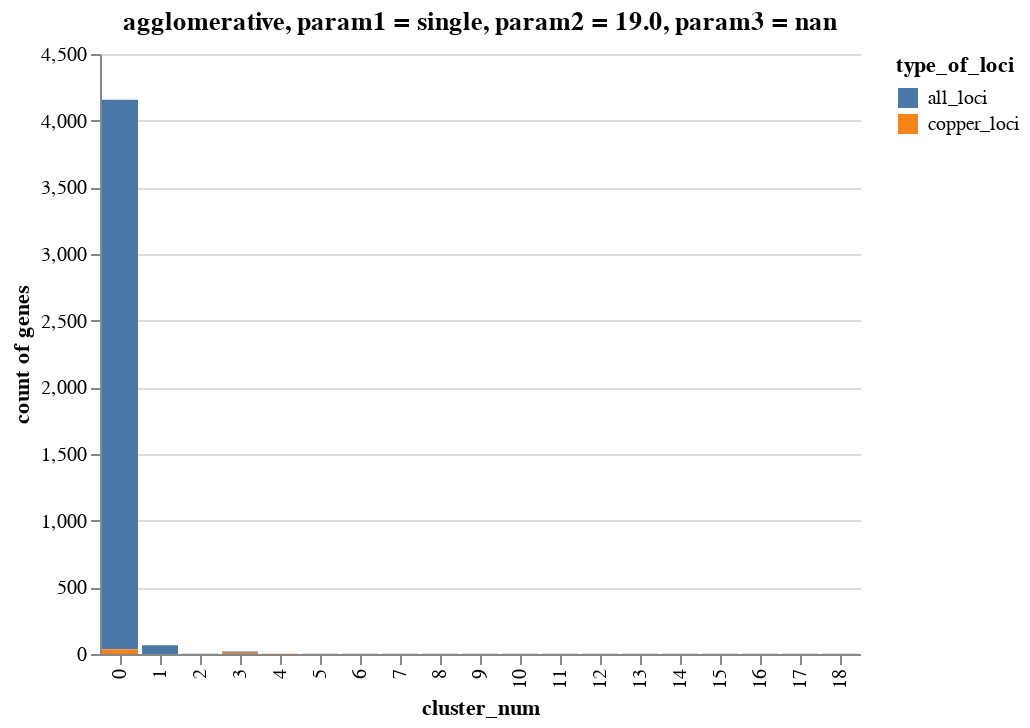
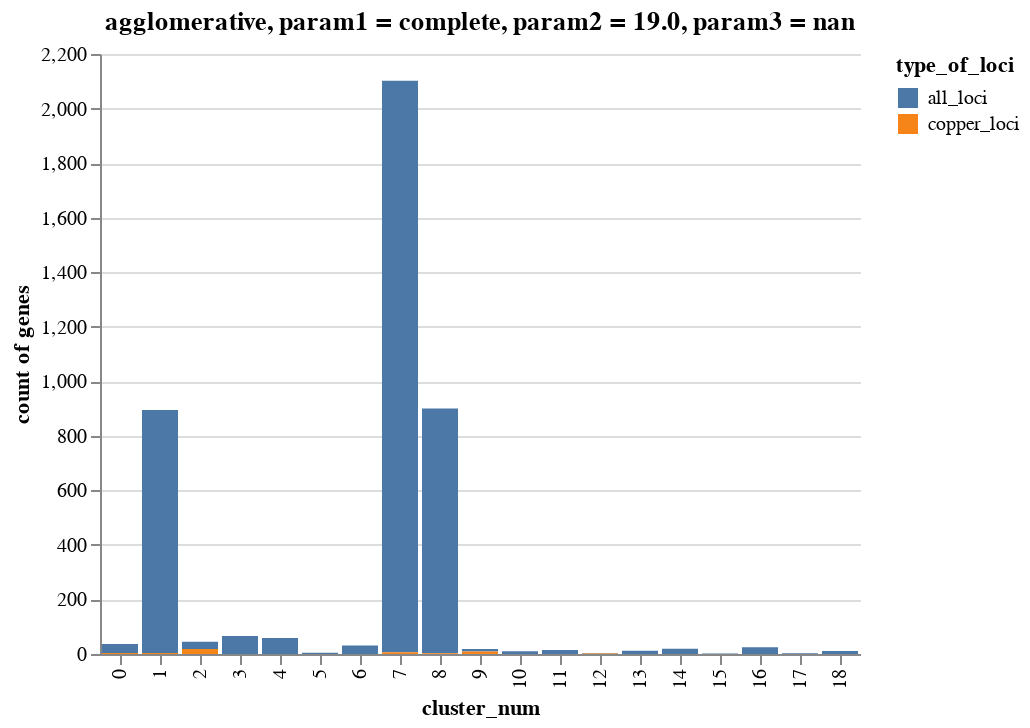
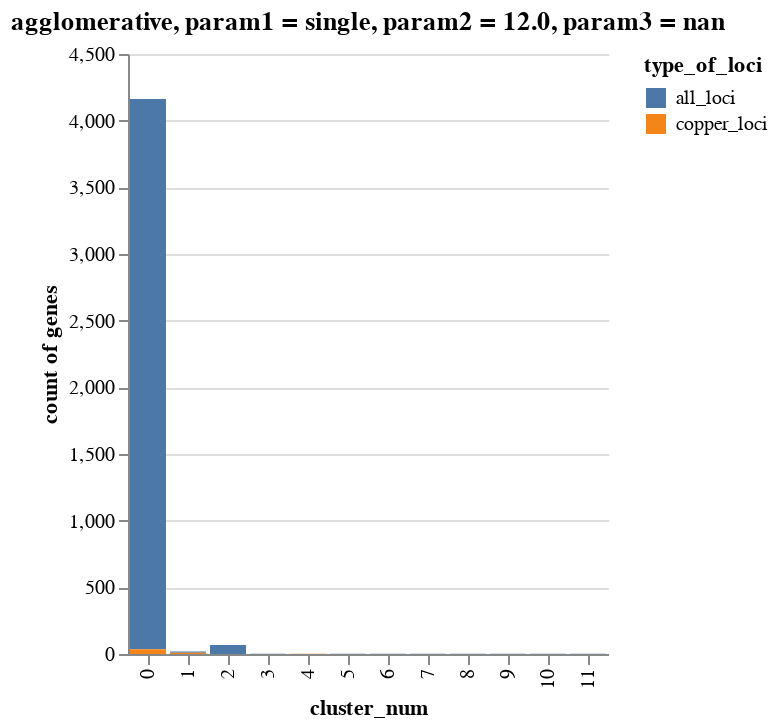

Notebook cell for these charts, in order:
### Code cell
for num, list_labels in enumerate(df_ideal_labels.labels): 
    
    method = df_ideal_labels.iloc[num]["method"]
    param1 = df_ideal_labels.iloc[num]["param1"]
    param2 = df_ideal_labels.iloc[num]["param2"]
    param3 = df_ideal_labels.iloc[num]["param3"]
    
    title = str(method) + ", param1 = " + str(param1) + ", param2 = " +str(param2)  + ", param3 = " + str(param3) 
    
    
    method_label = pd.Series(df_ideal_labels.labels[num], index = labels_ordered)
    df_method_label = pd.DataFrame(method_label)
    df_method_label.columns = ['cluster_num']
    df_method_label = df_method_label.sort_values('cluster_num')
    df_method_label = df_method_label.reset_index()
    
    method_cluster_composition = pd.Series(df_method_label.groupby("cluster_num")["locus_tag"].apply(list).to_dict())
    
    buckets_copper = []
    counts_buckets_copper = []

    for num, cluster in enumerate(method_cluster_composition): 
        buckets_copper.append([num, cluster, list(set(copper_genes) & set(cluster))])
        counts_buckets_copper.append([num, len(cluster), len(list(set(copper_genes) & set(cluster)))])

    df_buckets_copper = pd.DataFrame(buckets_copper)
    df_buckets_copper.columns = ["cluster_num", "all_loci", "copper_loci"]

    df_counts_buckets_copper = pd.DataFrame(counts_buckets_copper)
    df_counts_buckets_copper.columns = ["cluster_num", "all_loci", "copper_loci"]
    
        
    df_melt_buckets_copper = df_buckets_copper.melt(id_vars = "cluster_num", value_vars = ["all_loci", "copper_loci"])
    df_melt_buckets_copper.columns = ["cluster_num", "type_of_loci", "genes"]
    
    df_melt_counts_buckets_copper = df_counts_buckets_copper.melt(id_vars = "cluster_num", value_vars = ["all_loci", "copper_loci"])
    df_melt_counts_buckets_copper.columns = ["cluster_num", "type_of_loci", "gene_count"]
    
    
    
    
    df_melt_buckets_copper["gene_counts"] = df_melt_counts_buckets_copper["gene_count"]



    g = alt.Chart(df_melt_buckets_copper).mark_bar().encode(
    x=alt.X('cluster_num:N'),
    y=alt.Y('gene_counts:Q', title='count of genes'), #, scale = alt.Scale(type = "symlog")),
    color='type_of_loci',
    tooltip=['genes', 'gene_counts']
    ).configure_view(
    stroke='transparent'
    ).interactive()
    
    g.title = title
    g.display()
    
    save_location = 'plots/copper_cluster_verification/' + title.replace(" ", "_") + ".html"
    g.save(save_location, embed_options={'renderer':'svg'})

### Figure 1 — Vega-Lite specification as saved in the notebook (floating-point values rounded to 4 significant figures; data arrays with more than 128 entries replaced by an {"elided": "..."} marker saying what was removed)
{"config": {"view": {"continuousWidth": 400, "continuousHeight": 300, "stroke": "transparent"}}, "data": {"name": "data-f165200dbc0e8fd78dd3fa8bebbfa698"}, "mark": "bar", "encoding": {"color": {"type": "nominal", "field": "type_of_loci"}, "tooltip": [{"type": "nominal", "field": "genes"}, {"type": "quantitative", "field": "gene_counts"}], "x": {"type": "nominal", "field": "cluster_num"}, "y": {"type": "quantitative", "field": "gene_counts", "title": "count of genes"}}, "selection": {"selector463": {"type": "interval", "bind": "scales", "encodings": ["x", "y"]}}, "title": "agglomerative, param1 = single, param2 = 19.0, param3 = nan", "$schema": "https://vega.github.io/schema/vega-lite/v4.8.1.json", "datasets": {"data-f165200dbc0e8fd78dd3fa8bebbfa698": [{"cluster_num": 0, "type_of_loci": "all_loci", "genes": {"elided": "4121 str values"}, "gene_counts": 4121}, {"cluster_num": 1, "type_of_loci": "all_loci", "genes": ["EQU24_RS11115", "EQU24_RS01305", "EQU24_RS02755", "EQU24_RS14960", "EQU24_RS09300", "EQU24_RS05785", "EQU24_RS19045", "EQU24_RS04130", "EQU24_RS16560", "EQU24_RS06885", "EQU24_RS02750", "EQU24_RS06860", "EQU24_RS02745", "EQU24_RS02740", "EQU24_RS05675", "EQU24_RS02735", "EQU24_RS09560", "EQU24_RS01450", "EQU24_RS04230", "EQU24_RS00205", "EQU24_RS20615", "EQU24_RS17885", "EQU24_RS08045", "EQU24_RS01445", "EQU24_RS18855", "EQU24_RS17670", "EQU24_RS12820", "EQU24_RS12825", "EQU24_RS19655", "EQU24_RS12090", "EQU24_RS00625", "EQU24_RS00630", "EQU24_RS00635", "EQU24_RS00640", "EQU24_RS00645", "EQU24_RS06200", "EQU24_RS12810", "EQU24_RS09050", "EQU24_RS17185", "EQU24_RS08835", "EQU24_RS08845", "EQU24_RS08850", "EQU24_RS08860", "EQU24_RS18390", "EQU24_RS18395", "EQU24_RS03550", "EQU24_RS06390", "EQU24_RS13045", "EQU24_RS07485", "EQU24_RS03465", "EQU24_RS20230", "EQU24_RS16985", "EQU24_RS01215", "EQU24_RS18850", "EQU24_RS21585", "EQU24_RS21590", "EQU24_RS18845", "EQU24_RS21600", "EQU24_RS12805", "EQU24_RS18840", "EQU24_RS21605", "EQU24_RS21615", "EQU24_RS21620", "EQU24_RS18835", "EQU24_RS16040", "EQU24_RS11380"], "gene_counts": 66}, {"cluster_num": 2, "type_of_loci": "all_loci", "genes": ["EQU24_RS14130", "EQU24_RS14125"], "gene_counts": 2}, {"cluster_num": 3, "type_of_loci": "all_loci", "genes": ["EQU24_RS05900", "EQU24_RS05895", "EQU24_RS05890", "EQU24_RS05905", "EQU24_RS05885", "EQU24_RS05910", "EQU24_RS05925", "EQU24_RS05920", "EQU24_RS05915"], "gene_counts": 9}, {"cluster_num": 4, "type_of_loci": "all_loci", "genes": ["EQU24_RS19520"], "gene_counts": 1}, {"cluster_num": 5, "type_of_loci": "all_loci", "genes": ["EQU24_RS17665"], "gene_counts": 1}, {"cluster_num": 6, "type_of_loci": "all_loci", "genes": ["EQU24_RS12140"], "gene_counts": 1}, {"cluster_num": 7, "type_of_loci": "all_loci", "genes": ["EQU24_RS12145"], "gene_counts": 1}, {"cluster_num": 8, "type_of_loci": "all_loci", "genes": ["EQU24_RS20950"], "gene_counts": 1}, {"cluster_num": 9, "type_of_loci": "all_loci", "genes": ["EQU24_RS04160"], "gene_counts": 1}, {"cluster_num": 10, "type_of_loci": "all_loci", "genes": ["EQU24_RS09835"], "gene_counts": 1}, {"cluster_num": 11, "type_of_loci": "all_loci", "genes": ["EQU24_RS08705"], "gene_counts": 1}, {"cluster_num": 12, "type_of_loci": "all_loci", "genes": ["EQU24_RS10780"], "gene_counts": 1}, {"cluster_num": 13, "type_of_loci": "all_loci", "genes": ["EQU24_RS11915"], "gene_counts": 1}, {"cluster_num": 14, "type_of_loci": "all_loci", "genes": ["EQU24_RS00940"], "gene_counts": 1}, {"cluster_num": 15, "type_of_loci": "all_loci", "genes": ["EQU24_RS11910"], "gene_counts": 1}, {"cluster_num": 16, "type_of_loci": "all_loci", "genes": ["EQU24_RS03040"], "gene_counts": 1}, {"cluster_num": 17, "type_of_loci": "all_loci", "genes": ["EQU24_RS14140"], "gene_counts": 1}, {"cluster_num": 18, "type_of_loci": "all_loci", "genes": ["EQU24_RS20610"], "gene_counts": 1}, {"cluster_num": 0, "type_of_loci": "copper_loci", "genes": ["EQU24_RS04725", "EQU24_RS19480", "EQU24_RS19445", "EQU24_RS19465", "EQU24_RS19505", "EQU24_RS01835", "EQU24_RS19485", "EQU24_RS02555", "EQU24_RS05865", "EQU24_RS19460", "EQU24_RS05870", "EQU24_RS19515", "EQU24_RS19495", "EQU24_RS19510", "EQU24_RS21000", "EQU24_RS15800", "EQU24_RS21005", "EQU24_RS19450", "EQU24_RS19475", "EQU24_RS00670", "EQU24_RS19490", "EQU24_RS19455", "EQU24_RS01900", "EQU24_RS05880", "EQU24_RS19170", "EQU24_RS01840", "EQU24_RS19500", "EQU24_RS00675", "EQU24_RS19470", "EQU24_RS19315", "EQU24_RS19310", "EQU24_RS10650", "EQU24_RS02325", "EQU24_RS10665", "EQU24_RS19305", "EQU24_RS16960"], "gene_counts": 36}, {"cluster_num": 1, "type_of_loci": "copper_loci", "genes": [], "gene_counts": 0}, {"cluster_num": 2, "type_of_loci": "copper_loci", "genes": [], "gene_counts": 0}, {"cluster_num": 3, "type_of_loci": "copper_loci", "genes": ["EQU24_RS05885", "EQU24_RS05900", "EQU24_RS05910", "EQU24_RS05895", "EQU24_RS05920", "EQU24_RS05915", "EQU24_RS05925", "EQU24_RS05890", "EQU24_RS05905"], "gene_counts": 9}, {"cluster_num": 4, "type_of_loci": "copper_loci", "genes": ["EQU24_RS19520"], "gene_counts": 1}, {"cluster_num": 5, "type_of_loci": "copper_loci", "genes": [], "gene_counts": 0}, {"cluster_num": 6, "type_of_loci": "copper_loci", "genes": [], "gene_counts": 0}, {"cluster_num": 7, "type_of_loci": "copper_loci", "genes": [], "gene_counts": 0}, {"cluster_num": 8, "type_of_loci": "copper_loci", "genes": [], "gene_counts": 0}, {"cluster_num": 9, "type_of_loci": "copper_loci", "genes": [], "gene_counts": 0}, {"cluster_num": 10, "type_of_loci": "copper_loci", "genes": [], "gene_counts": 0}, {"cluster_num": 11, "type_of_loci": "copper_loci", "genes": [], "gene_counts": 0}, {"cluster_num": 12, "type_of_loci": "copper_loci", "genes": [], "gene_counts": 0}, {"cluster_num": 13, "type_of_loci": "copper_loci", "genes": [], "gene_counts": 0}, {"cluster_num": 14, "type_of_loci": "copper_loci", "genes": [], "gene_counts": 0}, {"cluster_num": 15, "type_of_loci": "copper_loci", "genes": [], "gene_counts": 0}, {"cluster_num": 16, "type_of_loci": "copper_loci", "genes": [], "gene_counts": 0}, {"cluster_num": 17, "type_of_loci": "copper_loci", "genes": [], "gene_counts": 0}, {"cluster_num": 18, "type_of_loci": "copper_loci", "genes": [], "gene_counts": 0}]}}

### Figure 2 — Vega-Lite specification as saved in the notebook (floating-point values rounded to 4 significant figures; data arrays with more than 128 entries replaced by an {"elided": "..."} marker saying what was removed)
{"config": {"view": {"continuousWidth": 400, "continuousHeight": 300, "stroke": "transparent"}}, "data": {"name": "data-be3b772b0ec1b61d8ab07521d2365f27"}, "mark": "bar", "encoding": {"color": {"type": "nominal", "field": "type_of_loci"}, "tooltip": [{"type": "nominal", "field": "genes"}, {"type": "quantitative", "field": "gene_counts"}], "x": {"type": "nominal", "field": "cluster_num"}, "y": {"type": "quantitative", "field": "gene_counts", "title": "count of genes"}}, "selection": {"selector464": {"type": "interval", "bind": "scales", "encodings": ["x", "y"]}}, "title": "agglomerative, param1 = complete, param2 = 19.0, param3 = nan", "$schema": "https://vega.github.io/schema/vega-lite/v4.8.1.json", "datasets": {"data-be3b772b0ec1b61d8ab07521d2365f27": [{"cluster_num": 0, "type_of_loci": "all_loci", "genes": ["EQU24_RS10655", "EQU24_RS10550", "EQU24_RS10555", "EQU24_RS02325", "EQU24_RS10560", "EQU24_RS10565", "EQU24_RS10570", "EQU24_RS10580", "EQU24_RS10585", "EQU24_RS10590", "EQU24_RS10595", "EQU24_RS10600", "EQU24_RS10605", "EQU24_RS10610", "EQU24_RS10615", "EQU24_RS10620", "EQU24_RS10625", "EQU24_RS10630", "EQU24_RS10635", "EQU24_RS10640", "EQU24_RS10645", "EQU24_RS10650", "EQU24_RS10660", "EQU24_RS10665", "EQU24_RS10545", "EQU24_RS10540", "EQU24_RS10575", "EQU24_RS10520", "EQU24_RS00670", "EQU24_RS10525", "EQU24_RS10530", "EQU24_RS10535", "EQU24_RS10515"], "gene_counts": 33}, {"cluster_num": 1, "type_of_loci": "all_loci", "genes": {"elided": "891 str values"}, "gene_counts": 891}, {"cluster_num": 2, "type_of_loci": "all_loci", "genes": ["EQU24_RS19480", "EQU24_RS07680", "EQU24_RS00940", "EQU24_RS19470", "EQU24_RS19465", "EQU24_RS19460", "EQU24_RS19475", "EQU24_RS19505", "EQU24_RS07670", "EQU24_RS19500", "EQU24_RS17000", "EQU24_RS07675", "EQU24_RS21000", "EQU24_RS17005", "EQU24_RS19485", "EQU24_RS17015", "EQU24_RS19455", "EQU24_RS19490", "EQU24_RS19450", "EQU24_RS19445", "EQU24_RS15800", "EQU24_RS16995", "EQU24_RS19495", "EQU24_RS21005", "EQU24_RS01900", "EQU24_RS19510", "EQU24_RS17010"], "gene_counts": 27}, {"cluster_num": 3, "type_of_loci": "all_loci", "genes": ["EQU24_RS17185", "EQU24_RS18835", "EQU24_RS18840", "EQU24_RS00625", "EQU24_RS04130", "EQU24_RS16040", "EQU24_RS00630", "EQU24_RS00635", "EQU24_RS00640", "EQU24_RS06390", "EQU24_RS00645", "EQU24_RS06860", "EQU24_RS05785", "EQU24_RS20230", "EQU24_RS12090", "EQU24_RS09050", "EQU24_RS11380", "EQU24_RS17670", "EQU24_RS18845", "EQU24_RS08835", "EQU24_RS07485", "EQU24_RS02745", "EQU24_RS08045", "EQU24_RS02740", "EQU24_RS02735", "EQU24_RS03465", "EQU24_RS01450", "EQU24_RS20615", "EQU24_RS01445", "EQU24_RS08850", "EQU24_RS02750", "EQU24_RS16985", "EQU24_RS12820", "EQU24_RS00205", "EQU24_RS12810", "EQU24_RS03550", "EQU24_RS12805", "EQU24_RS17885", "EQU24_RS08860", "EQU24_RS09300", "EQU24_RS06200", "EQU24_RS12825", "EQU24_RS19655", "EQU24_RS13045", "EQU24_RS02755", "EQU24_RS18850", "EQU24_RS01215", "EQU24_RS18855", "EQU24_RS09560", "EQU24_RS04230", "EQU24_RS05675", "EQU24_RS18395", "EQU24_RS18390", "EQU24_RS08845", "EQU24_RS14960", "EQU24_RS21615", "EQU24_RS21605", "EQU24_RS21600", "EQU24_RS19045", "EQU24_RS06885", "EQU24_RS21590", "EQU24_RS21585", "EQU24_RS01305", "EQU24_RS16560", "EQU24_RS21620", "EQU24_RS11115"], "gene_counts": 66}, {"cluster_num": 4, "type_of_loci": "all_loci", "genes": ["EQU24_RS10685", "EQU24_RS20235", "EQU24_RS21260", "EQU24_RS10680", "EQU24_RS01350", "EQU24_RS01345", "EQU24_RS06315", "EQU24_RS01340", "EQU24_RS05415", "EQU24_RS20680", "EQU24_RS20510", "EQU24_RS01150", "EQU24_RS20245", "EQU24_RS01170", "EQU24_RS01175", "EQU24_RS01385", "EQU24_RS01555", "EQU24_RS20900", "EQU24_RS12025", "EQU24_RS20980", "EQU24_RS01980", "EQU24_RS01985", "EQU24_RS01990", "EQU24_RS02000", "EQU24_RS11965", "EQU24_RS12005", "EQU24_RS12010", "EQU24_RS12015", "EQU24_RS12020", "EQU24_RS12030", "EQU24_RS16885", "EQU24_RS12060", "EQU24_RS12035", "EQU24_RS12040", "EQU24_RS12045", "EQU24_RS12055", "EQU24_RS04115", "EQU24_RS04225", "EQU24_RS12050", "EQU24_RS19880", "EQU24_RS19890", "EQU24_RS12065", "EQU24_RS07640", "EQU24_RS19410", "EQU24_RS18585", "EQU24_RS18480", "EQU24_RS12455", "EQU24_RS09570", "EQU24_RS00175", "EQU24_RS21940", "EQU24_RS03015", "EQU24_RS09315", "EQU24_RS17700", "EQU24_RS08470", "EQU24_RS12130", "EQU24_RS12135", "EQU24_RS16625", "EQU24_RS05300", "EQU24_RS12140"], "gene_counts": 59}, {"cluster_num": 5, "type_of_loci": "all_loci", "genes": ["EQU24_RS14140", "EQU24_RS17065", "EQU24_RS17070", "EQU24_RS17075", "EQU24_RS17080"], "gene_counts": 5}, {"cluster_num": 6, "type_of_loci": "all_loci", "genes": ["EQU24_RS17275", "EQU24_RS17170", "EQU24_RS17245", "EQU24_RS17270", "EQU24_RS04160", "EQU24_RS03040", "EQU24_RS17315", "EQU24_RS17405", "EQU24_RS17420", "EQU24_RS18430", "EQU24_RS03435", "EQU24_RS21835", "EQU24_RS17165", "EQU24_RS17285", "EQU24_RS17160", "EQU24_RS17240", "EQU24_RS17095", "EQU24_RS17150", "EQU24_RS17145", "EQU24_RS17140", "EQU24_RS14930", "EQU24_RS08855", "EQU24_RS17135", "EQU24_RS17130", "EQU24_RS17125", "EQU24_RS17155", "EQU24_RS17120", "EQU24_RS17115", "EQU24_RS17100", "EQU24_RS05090", "EQU24_RS19620"], "gene_counts": 31}, {"cluster_num": 7, "type_of_loci": "all_loci", "genes": {"elided": "2096 str values"}, "gene_counts": 2096}, {"cluster_num": 8, "type_of_loci": "all_loci", "genes": {"elided": "897 str values"}, "gene_counts": 897}, {"cluster_num": 9, "type_of_loci": "all_loci", "genes": ["EQU24_RS05895", "EQU24_RS05920", "EQU24_RS05915", "EQU24_RS05885", "EQU24_RS05890", "EQU24_RS05900", "EQU24_RS05925", "EQU24_RS05905", "EQU24_RS05910"], "gene_counts": 9}, {"cluster_num": 10, "type_of_loci": "all_loci", "genes": ["EQU24_RS20545", "EQU24_RS20555", "EQU24_RS20550", "EQU24_RS20565", "EQU24_RS20570", "EQU24_RS20575", "EQU24_RS20580", "EQU24_RS20585", "EQU24_RS20590", "EQU24_RS20560"], "gene_counts": 10}, {"cluster_num": 11, "type_of_loci": "all_loci", "genes": ["EQU24_RS18120", "EQU24_RS18100", "EQU24_RS18095", "EQU24_RS18090", "EQU24_RS18105", "EQU24_RS18110", "EQU24_RS18115", "EQU24_RS18125", "EQU24_RS18425", "EQU24_RS18135", "EQU24_RS18145", "EQU24_RS18150", "EQU24_RS18155", "EQU24_RS18130", "EQU24_RS18140"], "gene_counts": 15}, {"cluster_num": 12, "type_of_loci": "all_loci", "genes": ["EQU24_RS19515", "EQU24_RS19520"], "gene_counts": 2}, {"cluster_num": 13, "type_of_loci": "all_loci", "genes": ["EQU24_RS18555", "EQU24_RS03580", "EQU24_RS02780", "EQU24_RS07965", "EQU24_RS15125", "EQU24_RS03770", "EQU24_RS20650", "EQU24_RS09835", "EQU24_RS05640", "EQU24_RS05645", "EQU24_RS07375", "EQU24_RS05635"], "gene_counts": 12}, {"cluster_num": 14, "type_of_loci": "all_loci", "genes": ["EQU24_RS19145", "EQU24_RS20175", "EQU24_RS20110", "EQU24_RS12145", "EQU24_RS04950", "EQU24_RS02975", "EQU24_RS19140", "EQU24_RS10990", "EQU24_RS16420", "EQU24_RS16415", "EQU24_RS13335", "EQU24_RS19970", "EQU24_RS00160", "EQU24_RS08735", "EQU24_RS11625", "EQU24_RS02085", "EQU24_RS15510", "EQU24_RS10995", "EQU24_RS12305"], "gene_counts": 19}, {"cluster_num": 15, "type_of_loci": "all_loci", "genes": ["EQU24_RS14125", "EQU24_RS14130"], "gene_counts": 2}, {"cluster_num": 16, "type_of_loci": "all_loci", "genes": ["EQU24_RS17325", "EQU24_RS17210", "EQU24_RS17220", "EQU24_RS17225", "EQU24_RS17230", "EQU24_RS17235", "EQU24_RS17345", "EQU24_RS17250", "EQU24_RS17215", "EQU24_RS17255", "EQU24_RS17265", "EQU24_RS17340", "EQU24_RS17335", "EQU24_RS17290", "EQU24_RS17295", "EQU24_RS17300", "EQU24_RS17260", "EQU24_RS17205", "EQU24_RS17200", "EQU24_RS17330", "EQU24_RS17410", "EQU24_RS17060", "EQU24_RS17085", "EQU24_RS17415", "EQU24_RS17090"], "gene_counts": 25}, {"cluster_num": 17, "type_of_loci": "all_loci", "genes": ["EQU24_RS12815", "EQU24_RS18860", "EQU24_RS20610"], "gene_counts": 3}, {"cluster_num": 18, "type_of_loci": "all_loci", "genes": ["EQU24_RS17465", "EQU24_RS17360", "EQU24_RS11910", "EQU24_RS12085", "EQU24_RS17665", "EQU24_RS20905", "EQU24_RS20950", "EQU24_RS08030", "EQU24_RS07995", "EQU24_RS11915", "EQU24_RS08830"], "gene_counts": 11}, {"cluster_num": 0, "type_of_loci": "copper_loci", "genes": ["EQU24_RS10665", "EQU24_RS00670", "EQU24_RS10650", "EQU24_RS02325"], "gene_counts": 4}, {"cluster_num": 1, "type_of_loci": "copper_loci", "genes": ["EQU24_RS01835", "EQU24_RS19305", "EQU24_RS19310", "EQU24_RS19315"], "gene_counts": 4}, {"cluster_num": 2, "type_of_loci": "copper_loci", "genes": ["EQU24_RS19500", "EQU24_RS19510", "EQU24_RS19480", "EQU24_RS19455", "EQU24_RS19445", "EQU24_RS21000", "EQU24_RS19465", "EQU24_RS19505", "EQU24_RS15800", "EQU24_RS19485", "EQU24_RS01900", "EQU24_RS21005", "EQU24_RS19470", "EQU24_RS19450", "EQU24_RS19460", "EQU24_RS19475", "EQU24_RS19495", "EQU24_RS19490"], "gene_counts": 18}, {"cluster_num": 3, "type_of_loci": "copper_loci", "genes": [], "gene_counts": 0}, {"cluster_num": 4, "type_of_loci": "copper_loci", "genes": [], "gene_counts": 0}, {"cluster_num": 5, "type_of_loci": "copper_loci", "genes": [], "gene_counts": 0}, {"cluster_num": 6, "type_of_loci": "copper_loci", "genes": [], "gene_counts": 0}, {"cluster_num": 7, "type_of_loci": "copper_loci", "genes": ["EQU24_RS00675", "EQU24_RS04725", "EQU24_RS05880", "EQU24_RS05870", "EQU24_RS01840", "EQU24_RS16960"], "gene_counts": 6}, {"cluster_num": 8, "type_of_loci": "copper_loci", "genes": ["EQU24_RS05865", "EQU24_RS19170", "EQU24_RS02555"], "gene_counts": 3}, {"cluster_num": 9, "type_of_loci": "copper_loci", "genes": ["EQU24_RS05885", "EQU24_RS05900", "EQU24_RS05910", "EQU24_RS05915", "EQU24_RS05895", "EQU24_RS05920", "EQU24_RS05925", "EQU24_RS05890", "EQU24_RS05905"], "gene_counts": 9}, {"cluster_num": 10, "type_of_loci": "copper_loci", "genes": [], "gene_counts": 0}, {"cluster_num": 11, "type_of_loci": "copper_loci", "genes": [], "gene_counts": 0}, {"cluster_num": 12, "type_of_loci": "copper_loci", "genes": ["EQU24_RS19515", "EQU24_RS19520"], "gene_counts": 2}, {"cluster_num": 13, "type_of_loci": "copper_loci", "genes": [], "gene_counts": 0}, {"cluster_num": 14, "type_of_loci": "copper_loci", "genes": [], "gene_counts": 0}, {"cluster_num": 15, "type_of_loci": "copper_loci", "genes": [], "gene_counts": 0}, {"cluster_num": 16, "type_of_loci": "copper_loci", "genes": [], "gene_counts": 0}, {"cluster_num": 17, "type_of_loci": "copper_loci", "genes": [], "gene_counts": 0}, {"cluster_num": 18, "type_of_loci": "copper_loci", "genes": [], "gene_counts": 0}]}}

### Figure 3 — Vega-Lite specification as saved in the notebook (floating-point values rounded to 4 significant figures; data arrays with more than 128 entries replaced by an {"elided": "..."} marker saying what was removed)
{"config": {"view": {"continuousWidth": 400, "continuousHeight": 300, "stroke": "transparent"}}, "data": {"name": "data-990db13c1b8531cfa7f17502868ffd9c"}, "mark": "bar", "encoding": {"color": {"type": "nominal", "field": "type_of_loci"}, "tooltip": [{"type": "nominal", "field": "genes"}, {"type": "quantitative", "field": "gene_counts"}], "x": {"type": "nominal", "field": "cluster_num"}, "y": {"type": "quantitative", "field": "gene_counts", "title": "count of genes"}}, "selection": {"selector465": {"type": "interval", "bind": "scales", "encodings": ["x", "y"]}}, "title": "agglomerative, param1 = single, param2 = 12.0, param3 = nan", "$schema": "https://vega.github.io/schema/vega-lite/v4.8.1.json", "datasets": {"data-990db13c1b8531cfa7f17502868ffd9c": [{"cluster_num": 0, "type_of_loci": "all_loci", "genes": {"elided": "4127 str values"}, "gene_counts": 4127}, {"cluster_num": 1, "type_of_loci": "all_loci", "genes": ["EQU24_RS05900", "EQU24_RS05905", "EQU24_RS05910", "EQU24_RS05885", "EQU24_RS05920", "EQU24_RS05925", "EQU24_RS05895", "EQU24_RS05915", "EQU24_RS05890"], "gene_counts": 9}, {"cluster_num": 2, "type_of_loci": "all_loci", "genes": ["EQU24_RS17885", "EQU24_RS04230", "EQU24_RS02755", "EQU24_RS11115", "EQU24_RS02745", "EQU24_RS02740", "EQU24_RS02735", "EQU24_RS08045", "EQU24_RS01445", "EQU24_RS06885", "EQU24_RS05675", "EQU24_RS00205", "EQU24_RS16560", "EQU24_RS04130", "EQU24_RS09560", "EQU24_RS20615", "EQU24_RS06860", "EQU24_RS14960", "EQU24_RS19045", "EQU24_RS01450", "EQU24_RS18835", "EQU24_RS09300", "EQU24_RS12825", "EQU24_RS19655", "EQU24_RS20950", "EQU24_RS12090", "EQU24_RS00625", "EQU24_RS00630", "EQU24_RS00635", "EQU24_RS00640", "EQU24_RS00645", "EQU24_RS09050", "EQU24_RS05785", "EQU24_RS06200", "EQU24_RS03465", "EQU24_RS18390", "EQU24_RS18395", "EQU24_RS08835", "EQU24_RS08845", "EQU24_RS08850", "EQU24_RS08860", "EQU24_RS06390", "EQU24_RS13045", "EQU24_RS03550", "EQU24_RS17185", "EQU24_RS12820", "EQU24_RS20230", "EQU24_RS18840", "EQU24_RS01305", "EQU24_RS17670", "EQU24_RS11380", "EQU24_RS16040", "EQU24_RS18855", "EQU24_RS18850", "EQU24_RS18845", "EQU24_RS12810", "EQU24_RS07485", "EQU24_RS01215", "EQU24_RS02750", "EQU24_RS21590", "EQU24_RS12805", "EQU24_RS21620", "EQU24_RS21615", "EQU24_RS16985", "EQU24_RS21605", "EQU24_RS21600", "EQU24_RS21585"], "gene_counts": 67}, {"cluster_num": 3, "type_of_loci": "all_loci", "genes": ["EQU24_RS20610"], "gene_counts": 1}, {"cluster_num": 4, "type_of_loci": "all_loci", "genes": ["EQU24_RS19520"], "gene_counts": 1}, {"cluster_num": 5, "type_of_loci": "all_loci", "genes": ["EQU24_RS14130", "EQU24_RS14125"], "gene_counts": 2}, {"cluster_num": 6, "type_of_loci": "all_loci", "genes": ["EQU24_RS11915"], "gene_counts": 1}, {"cluster_num": 7, "type_of_loci": "all_loci", "genes": ["EQU24_RS11910"], "gene_counts": 1}, {"cluster_num": 8, "type_of_loci": "all_loci", "genes": ["EQU24_RS14140"], "gene_counts": 1}, {"cluster_num": 9, "type_of_loci": "all_loci", "genes": ["EQU24_RS04160"], "gene_counts": 1}, {"cluster_num": 10, "type_of_loci": "all_loci", "genes": ["EQU24_RS09835"], "gene_counts": 1}, {"cluster_num": 11, "type_of_loci": "all_loci", "genes": ["EQU24_RS08705"], "gene_counts": 1}, {"cluster_num": 0, "type_of_loci": "copper_loci", "genes": ["EQU24_RS04725", "EQU24_RS19480", "EQU24_RS19445", "EQU24_RS19465", "EQU24_RS19505", "EQU24_RS01835", "EQU24_RS19485", "EQU24_RS02555", "EQU24_RS05865", "EQU24_RS19460", "EQU24_RS05870", "EQU24_RS19515", "EQU24_RS19495", "EQU24_RS19510", "EQU24_RS21000", "EQU24_RS15800", "EQU24_RS21005", "EQU24_RS19450", "EQU24_RS19475", "EQU24_RS00670", "EQU24_RS19490", "EQU24_RS19455", "EQU24_RS01900", "EQU24_RS05880", "EQU24_RS19170", "EQU24_RS01840", "EQU24_RS19500", "EQU24_RS00675", "EQU24_RS19470", "EQU24_RS19315", "EQU24_RS19310", "EQU24_RS10650", "EQU24_RS02325", "EQU24_RS10665", "EQU24_RS19305", "EQU24_RS16960"], "gene_counts": 36}, {"cluster_num": 1, "type_of_loci": "copper_loci", "genes": ["EQU24_RS05885", "EQU24_RS05900", "EQU24_RS05910", "EQU24_RS05895", "EQU24_RS05920", "EQU24_RS05915", "EQU24_RS05925", "EQU24_RS05890", "EQU24_RS05905"], "gene_counts": 9}, {"cluster_num": 2, "type_of_loci": "copper_loci", "genes": [], "gene_counts": 0}, {"cluster_num": 3, "type_of_loci": "copper_loci", "genes": [], "gene_counts": 0}, {"cluster_num": 4, "type_of_loci": "copper_loci", "genes": ["EQU24_RS19520"], "gene_counts": 1}, {"cluster_num": 5, "type_of_loci": "copper_loci", "genes": [], "gene_counts": 0}, {"cluster_num": 6, "type_of_loci": "copper_loci", "genes": [], "gene_counts": 0}, {"cluster_num": 7, "type_of_loci": "copper_loci", "genes": [], "gene_counts": 0}, {"cluster_num": 8, "type_of_loci": "copper_loci", "genes": [], "gene_counts": 0}, {"cluster_num": 9, "type_of_loci": "copper_loci", "genes": [], "gene_counts": 0}, {"cluster_num": 10, "type_of_loci": "copper_loci", "genes": [], "gene_counts": 0}, {"cluster_num": 11, "type_of_loci": "copper_loci", "genes": [], "gene_counts": 0}]}}
